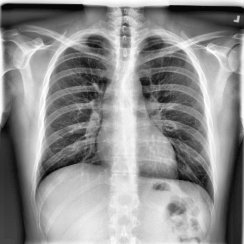
#> input picture data/processed/normal/Normal-1.png, 244 x 244 px, found by its file name
$ jupyter execute 02_visual_comparison.ipynb
#> lines starting #> are read from the running program, lines starting #| are printed output that depends on the picture
### src/data/preprocess_functions.py
import cv2
import numpy as np

# Loading images in graysacalde format
def load_images(path: str) -> np.ndarray:
    image = cv2.imread(path, cv2.IMREAD_GRAYSCALE)
    if image is None:
        raise ValueError(f"Could not read image: {path}")
    return image

# Spatial Standardization
def resize_image(image, size =(244, 244))-> np.ndarray:
    # Resize awhile preserving structure
    return cv2.resize(image,size, interpolation = cv2.INTER_AREA)

# Normalization
def normalize_image(image: np.ndarray)-> np.ndarray:
    image=image.astype(np.float32)/255.0
    return image

# Contrast Enhacement (CLAHE)
def apply_clahe(image : np.ndarray,clip_limit = 3.0, grid_size = (8,8)) -> np.ndarray:
    # Enhace image constrar using CLAHE, recommended for X-ray.
    clahe = cv2.createCLAHE(clipLimit=clip_limit, tileGridSize = grid_size)
    return clahe.apply(image)

# Gamma correction (enhance dark regions)
def gamma_correction(image: np.ndarray, gamma: float = 0.8) -> np.ndarray:
    image = image.astype(np.float32)/255
    image = np.power(image,gamma)
    return (image * 255).astype("uint8")

# Full Pipeline
def preprocess_image(path : str, size = (244,244), use_clahe: bool = True, use_gamma: bool = True)-> np.ndarray:
    # Load -> resize -> (CLAHE) -> Gamma correction -> normalize
    image = load_images(path)
    image = resize_image(image,size)

    if use_clahe:
        image = apply_clahe(image)

    if use_gamma:
        image = gamma_correction(image)

    image = normalize_image(image)

    return image

### data/notebooks/02_visual_comparison.ipynb
[cell 1]
import sys
from pathlib import Path
import matplotlib.pyplot as plt
import cv2

# SCR visible
project_root = Path().resolve().parents[1]
sys.path.append(str(project_root))
from src.data.preprocess_functions import preprocess_image

# Normal lungs
path = "../raw/normal/Normal-1.png"
# Loading data
normal = cv2.imread(path,cv2.IMREAD_GRAYSCALE)
#> normal is the input picture: shape (244, 244); min 3, max 255, mean 142.9
preposs = preprocess_image(path)
#> in apply_clahe, `return clahe.apply(image)`:
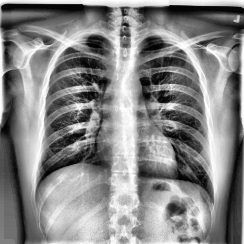
#> returned value: shape (244, 244); min 1, max 255, mean 134.3


# Side-by side comparation
fig, ax = plt.subplots(1,2, figsize=(10,4))

ax[0].imshow(normal, cmap="gray")
ax[0].set_title("Original")
ax[0].axis("off")

ax[1].imshow(preposs, cmap="gray")
ax[1].set_title("Preprocessed")
ax[1].axis("off")

plt.savefig(f"results/preprocessing/NormalOriginal_vs_Prepocessed.png",dpi = 300, bbox_inches = "tight")
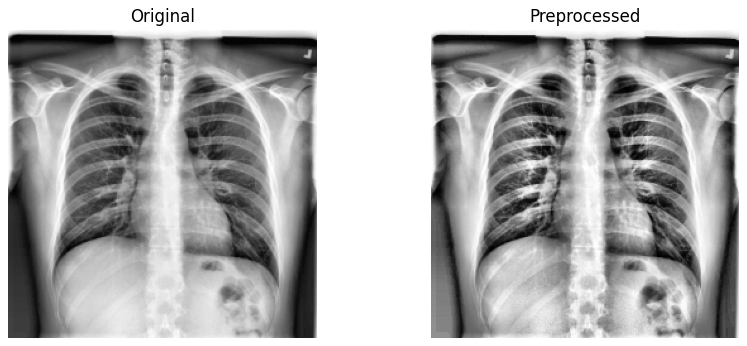
#> figure drawn by matplotlib, 2 panels
plt.show()

# Histogram comparation
plt.figure(figsize=(8,4))
plt.hist(normal.flatten(), bins = 50, alpha = 0.6, label = "Original")
plt.hist(preposs.flatten(), bins = 50, alpha = 0.6, label = "Preprocessed")
plt.legend()
plt.title("Pixel Intensity Distribution")
plt.savefig(f"results/preprocessing/Pixel_distributions.png",dpi = 300, bbox_inches="tight")
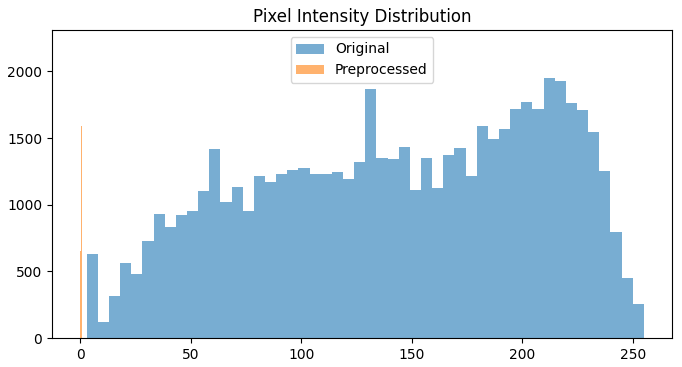
#> figure drawn by matplotlib, 1 panel; tallest bar 1947 high, from x = 209.6 to 214.7; tallest bar 2200 high, from x = 0.506 to 0.526
plt.show()

# ------ Tubercolosis analysis ---------------

path2 = "../raw/tuberculosis/Tuberculosis-10.png"
# Loading data
tuberculosis = cv2.imread(path2,cv2.IMREAD_GRAYSCALE)
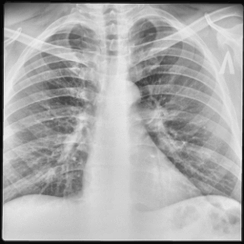
#> input picture data/processed/tuberculosis/Tuberculosis-10.png, 244 x 244 px, found by its file name
#> tuberculosis is the input picture: shape (244, 244); min 5, max 241, mean 171.2
tuber_preposses = preprocess_image(path2)
#> call 2 of apply_clahe, with clip_limit = 3, grid_size = (8, 8)
#> in apply_clahe (call 2), `return clahe.apply(image)`:
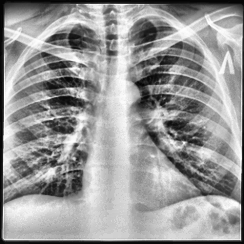
#> returned value: shape (244, 244); min 2, max 255, mean 152.9


# Side- by side comparation
fig, ax = plt.subplots(1,2, figsize=(10,4))

ax[0].imshow(tuberculosis, cmap ="gray")
ax[0].set_title("Original")
ax[0].axis("off")

ax[1].imshow(tuber_preposses, cmap ="gray")
ax[1].set_title("Preprocessed")
ax[1].axis("off")

plt.savefig(f"results/preprocessing/Tuberculosis_vs_Prepocessed.png",dpi = 300, bbox_inches = "tight")
plt.show()

# Histogram comparation
plt.figure(figsize = (8,4))
plt.hist(tuberculosis.flatten(), bins = 50, alpha = 0.6, label = "Tuberculosis")
plt.hist(tuber_preposses.flatten(), bins = 50, alpha = 0.6, label = "Preprocessed")
plt.legend()
plt.title("Pixel Intensity Distribution")
plt.savefig(f"results/preprocessing/Tuberculosis_pixel_distribution.png",dpi = 300, bbox_inches = "tight")
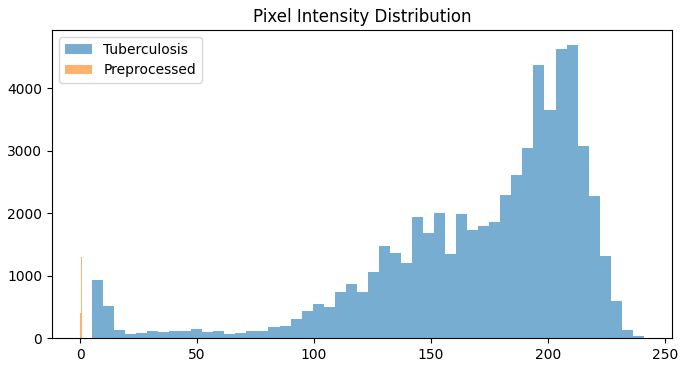
#> figure drawn by matplotlib, 1 panel; tallest bar 4700 high, from x = 208 to 212.7; tallest bar 2780 high, from x = 0.765 to 0.784
plt.show()
